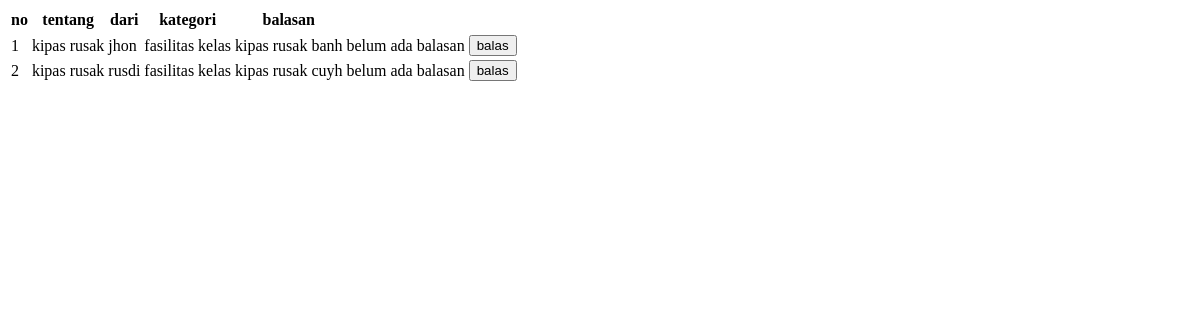
/view/admin/a_feedback.php, run on an earlier commit of the app's database.
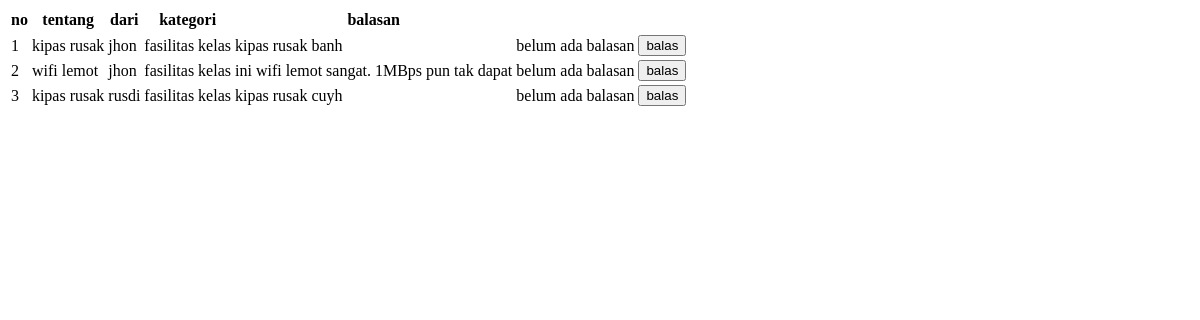
And on a later commit of the database.
### tables this page shows
CREATE TABLE `aspirasi` (
  `id_aspirasi` int NOT NULL,
  `judul` varchar(20) NOT NULL,
  `id_siswa` int NOT NULL,
  `isi_aspirasi` varchar(100) NOT NULL,
  `status` enum('menunggu','proses','selesai') NOT NULL,
  `id_kategori` int NOT NULL,
  `id_feedback` int NOT NULL,
  `waktu_upload` datetime NOT NULL DEFAULT CURRENT_TIMESTAMP
);

CREATE TABLE `siswa` (
  `id_siswa` int NOT NULL,
  `username` varchar(20) NOT NULL,
  `password` varchar(20) NOT NULL,
  `kelas` varchar(10) NOT NULL,
  `nis` int NOT NULL,
  `waktu_buat` datetime NOT NULL DEFAULT CURRENT_TIMESTAMP
);

CREATE TABLE `kategori` (
  `id_kategori` int NOT NULL,
  `isi_kategori` varchar(30) NOT NULL,
  `waktu_upload` datetime NOT NULL DEFAULT CURRENT_TIMESTAMP
);

CREATE TABLE `feedback` (
  `id_feedback` int NOT NULL,
  `isi_feedback` varchar(100) NOT NULL,
  `id_admin` int NOT NULL,
  `waktu_upload` datetime NOT NULL DEFAULT CURRENT_TIMESTAMP
);

### controller/c_aspirasi.php (called while the page is built)
<?php
include_once __DIR__ . "../../model/m_aspirasi.php";
$aspirasi = new m_aspirasi();
try{
  if(!empty($_GET['action'])){
    if($_GET['action'] != 'delete'){
      $_SERVER['REQUEST_METHOD'] = $_POST;
        $judul          = $_POST['$judul'];
        $id_siswa       = $_POST['id_siswa'];
        $isi_aspirasi   = $_POST['isi_aspirasi'];
        $status         = $_POST['status'];
        $id_kategori    = $_POST['id_kategori'];
        $id_feedback    = $_POST['id_feedback'];
      if($_GET['action'] == 'add'){
        $aspirasi->add_data($judul, $id_siswa, $isi_aspirasi, $status, $id_kategori, $id_feedback);
      } elseif($_GET['action'] == 'update'){
      }
    } else{
    }
  } else{
    $data = $aspirasi->get_data();
  }
} catch(Exception $e) {
   echo $e->getMessage();
}
?>

### model/m_connection.php (called while the page is built, shortened)
<?php
class m_connection{
    private $host = "localhost", $username = "root", $password = "", $database = "ukk_3_putra";
    function __construct(){
        $this->conn = mysqli_connect(
            $this->host,
            $this->username,
            $this->password,
            $this->database
        );
    }
}
?>

### model/m_aspirasi.php (called while the page is built, shortened)
<?php
include_once "m_connection.php";
class m_aspirasi{
  function get_data() {
    $conn = new m_connection();
    $sql = "SELECT aspirasi.*, kategori.isi_kategori, siswa.username, feedback.isi_feedback
            FROM aspirasi
            INNER JOIN kategori ON aspirasi.id_kategori = kategori.id_kategori
            INNER JOIN siswa ON aspirasi.id_siswa = siswa.id_siswa
            LEFT JOIN feedback ON aspirasi.id_feedback = feedback.id_feedback";
    $query = mysqli_query($conn->conn, $sql);
    if ($query->num_rows > 0) {
      while($data = mysqli_fetch_object($query)){
        $result[] = $data;
      }
      return $result;
      } else {
        echo "ga ada data";
    }
  }
}
?>

### view/admin/a_feedback.php (the view, shortened to what this page needs)
<?php
    include "../../controller/c_aspirasi.php";
?>
<!DOCTYPE html>
<html lang="en">
<head>
</head>
<body>
    <table>
        <thead>
            <tr>
                <th>no</th>
                <th>tentang</th>
                <th>dari</th>
                <th>kategori</th>
                <th>balasan</th>
            </tr>
        </thead>
        <tbody>
            <tr>
                <?php
                $no = 1;
                foreach ($data as $result){
                ?>
                <tr>
                  <td><?= $no++ ?></td>
                  <td><?= $result->judul ?></td>
                  <td><?= $result->username ?></td>
                  <td><?= $result->isi_kategori ?></td>
                  <td><?= $result->isi_aspirasi ?></td>
                  <td><?= $result->isi_feedback ?></td>
                  <td><button>balas</button></td>
                </tr>
                <?php
                }
                ?>
            </tr>
        </tbody>
    </table>
</body>
</html>

What changed in the data, as far as the page shows it:
added aspirasi: judul "wifi lemot", id_siswa.username "jhon", id_kategori.isi_kategori "fasilitas kelas", isi_aspirasi "ini wifi lemot sangat. 1MBps pun tak dapat", id_feedback.isi_feedback "belum ada balasan"
